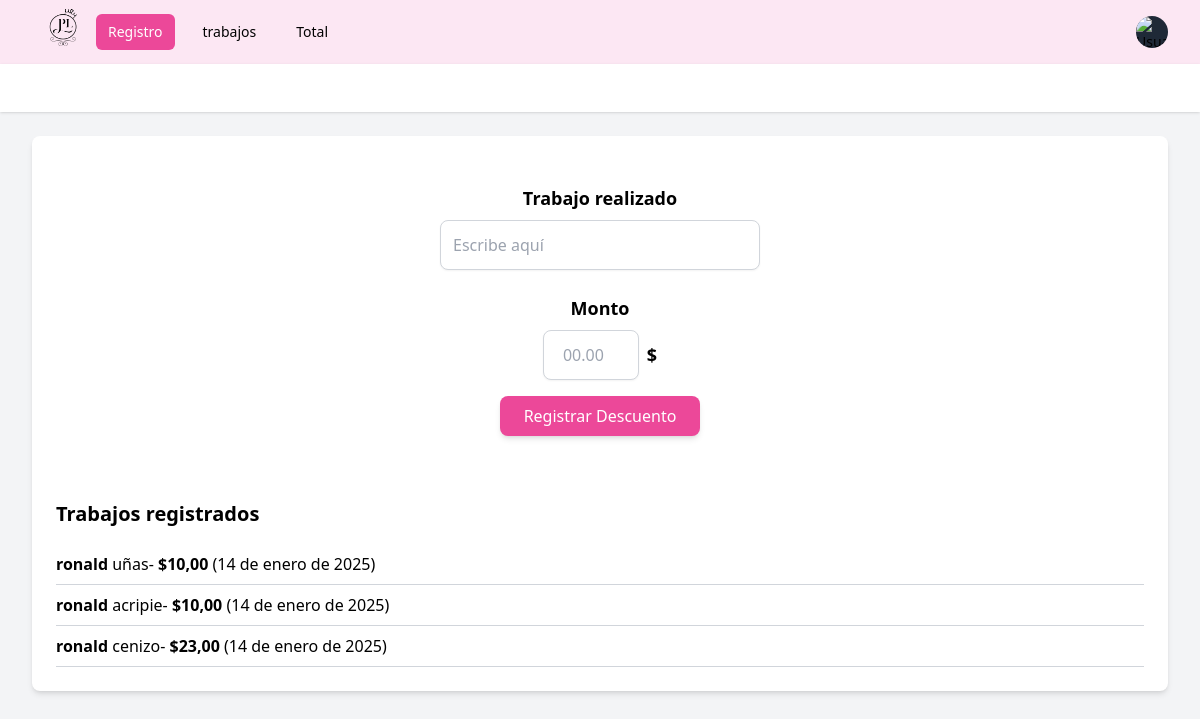
Before: /home/ (signed in) with the older database file.
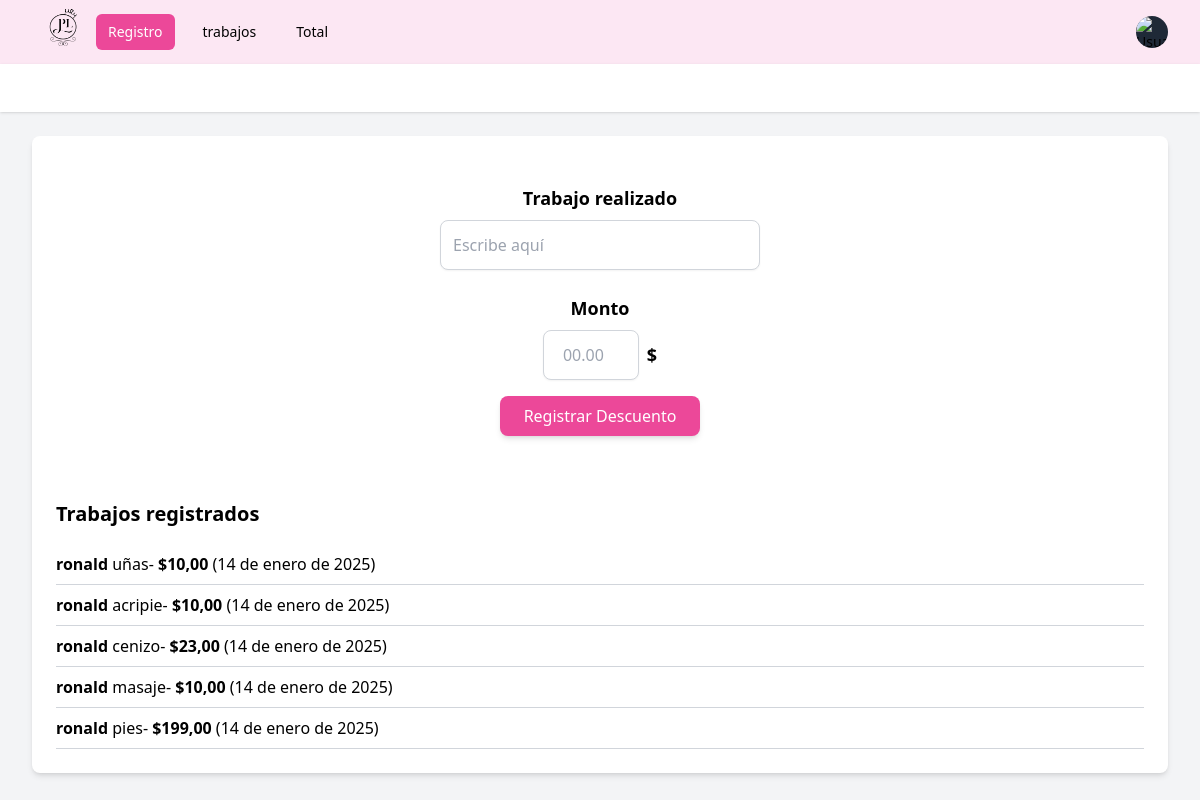
After: the same page with the newer database file.
### users/models.py (models this page shows, shortened)
class Trabajo(models.Model):
    usuario= models.ForeignKey(User, on_delete=models.CASCADE) #relacion con el usario
    trabajo=models.CharField(max_length=255)#campo de trabajo
    monto=models.DecimalField(max_digits=10, decimal_places=2)
    fecha_registro= models.DateField(auto_now_add=True)

### users/views.py (the view)
# urls.py: 2. Add a URL to urlpatterns:  path('', views.home, name='home')
@login_required
def home(request):
    if request.method == 'POST':
        form = TrabajoForm(request.POST)
        if form.is_valid():
            trabajo = form.save(commit=False)
            trabajo.usuario = request.user  # Asociar el trabajo con el usuario actual
            trabajo.save()
            messages.success(request, 'Trabajo registrado exitosamente.')
            return redirect('home')  # Redirigir a la misma página después de guardar
        else:
            messages.error(request, 'Hubo un error al registrar el trabajo.')
    else:
        form = TrabajoForm()
        trabajos = Trabajo.objects.filter(usuario=request.user).order_by('-fecha_registro')#esto solo en caso de filtrar
    return render(request, 'home.html', {'form': form, 'trabajos': trabajos})

### users/forms.py
class TrabajoForm(forms.ModelForm):
    class Meta:
            model=Trabajo
            fields=['trabajo','monto']
            widgets = {
                'trabajo': forms.TextInput(attrs={
                    'class': 'w-full max-w-xs rounded-lg border border-gray-300 p-3 shadow-sm mb-6',
                    'placeholder': 'Escribe aquí',
                }),
                'monto': forms.TextInput(attrs={
                    'class': 'w-24 ml-6 rounded-lg border border-gray-300 p-3 shadow-sm text-center',
                    'placeholder': '00.00',
                }),
            }
            labels = {
            'trabajo': 'Trabajo realizado',
            'monto': 'Monto',
            }

### theme/templates/home.html (shortened to what this page needs)
{% extends 'base.html' %}
{% block content %}
<div class="mx-auto max-w-7xl px-4 py-6 sm:px-6 lg:px-8">
    <div class="bg-white p-6 rounded-lg shadow-md">
        <form method="post" class="flex flex-col items-center py-6">
            <label for="trabajo" class="text-lg font-semibold mb-2 text-center">Trabajo realizado</label>
            <input type="text" name="trabajo" id="trabajo" placeholder="Escribe aquí"
                   class="w-full max-w-xs rounded-lg border border-gray-300 p-3 shadow-sm mb-6" required>
            <label for="monto" class="text-lg font-semibold mb-2 text-center">Monto</label>
            <div class="flex items-center space-x-2 justify-center">
                <input type="number" step="0.01" name="monto" id="monto" placeholder="00.00"
                       class="w-24 rounded-lg border border-gray-300 p-3 shadow-sm text-center" required>
                <span class="text-lg font-bold">$</span>
            </div>
            <button type="submit" class="mt-4 px-6 py-2 bg-pink-500 text-white rounded-lg shadow-md hover:bg-pink-600">
                Registrar Descuento
            </button>
        </form>
        <div class="mt-10">
            <h2 class="text-xl font-bold mb-4">Trabajos registrados</h2>
            <ul>
                {% for trabajo in trabajos %}
                    <li class="border-b border-gray-300 py-2">
                        <strong>{{ trabajo.usuario }}</strong> {{ trabajo.trabajo }}-<strong> ${{ trabajo.monto }}</strong> ({{ trabajo.fecha_registro }})
                    </li>
                {% empty %}
                    <p>No hay trabajos registrados.</p>
                {% endfor %}
            </ul>
        </div>
    </div>
</div>
{% endblock %}

Changed rows visible on the page:
added Trabajo: usuario "ronald", trabajo "masaje", monto "10,00", fecha_registro "14 de enero de 2025"
added Trabajo: usuario "ronald", trabajo "pies", monto "199,00", fecha_registro "14 de enero de 2025"
